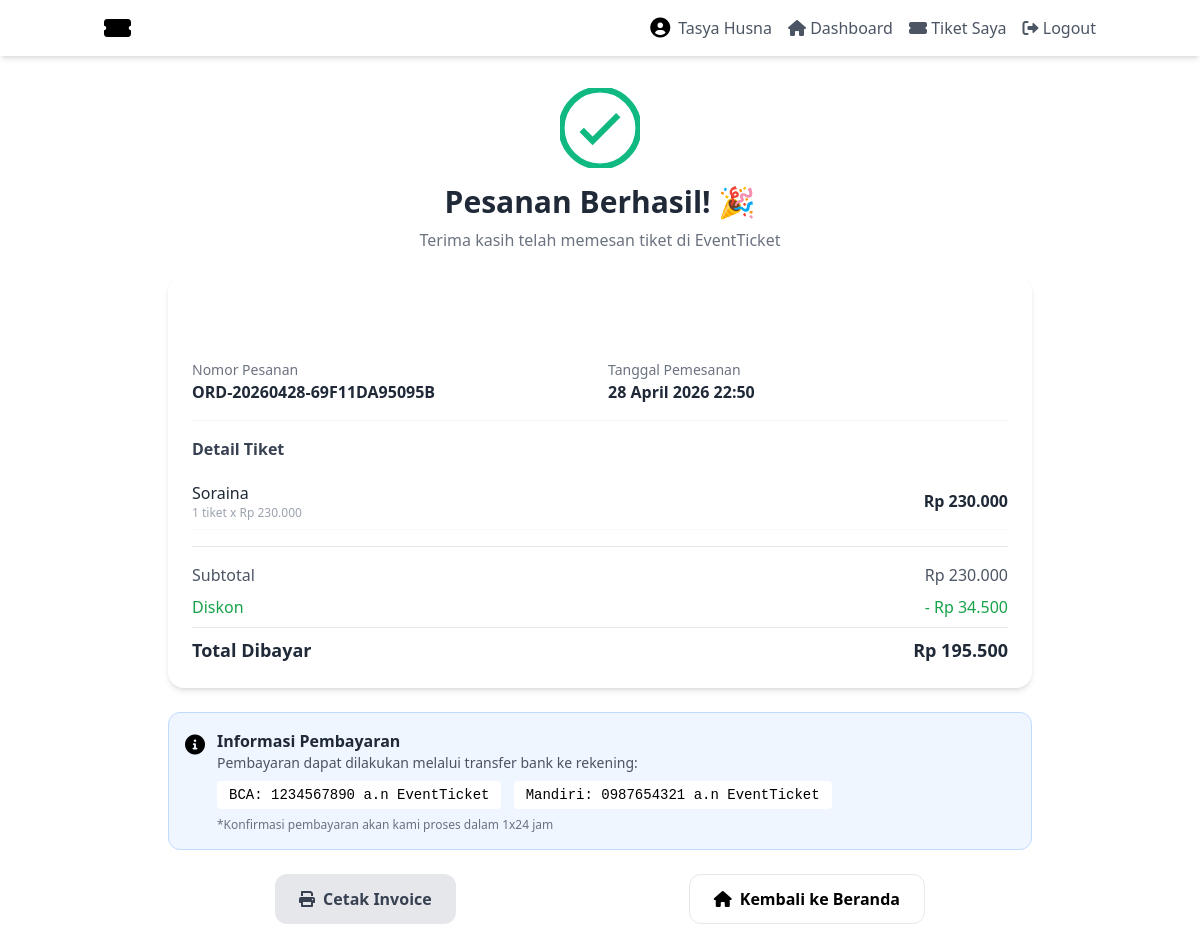
Screenshot of /user/order_success.php (signed in) with the database file from the repository.
### tables this page shows
CREATE TABLE `orders` (
  `id_order` int(11) NOT NULL,
  `no_order` varchar(50) DEFAULT NULL,
  `id_user` int(11) DEFAULT NULL,
  `id_event` int(11) DEFAULT NULL,
  `tanggal_order` datetime DEFAULT NULL,
  `subtotal` int(11) DEFAULT NULL,
  `potongan` int(11) DEFAULT NULL,
  `total` int(11) DEFAULT NULL,
  `status` enum('pending','paid','cancel') DEFAULT NULL,
  `id_voucher` int(11) DEFAULT NULL
);

CREATE TABLE `order_detail` (
  `id_detail` int(11) NOT NULL,
  `id_order` int(11) DEFAULT NULL,
  `id_tiket` int(11) DEFAULT NULL,
  `nama_tiket` varchar(100) DEFAULT NULL,
  `harga` int(11) DEFAULT NULL,
  `qty` int(11) DEFAULT NULL,
  `subtotal` int(11) DEFAULT NULL
);

CREATE TABLE `tiket` (
  `id_tiket` int(11) NOT NULL,
  `id_event` int(11) DEFAULT NULL,
  `nama_tiket` varchar(50) DEFAULT NULL,
  `harga` int(11) DEFAULT NULL,
  `kuota` int(11) DEFAULT NULL
);

### user/order_success.php (the view, shortened to what this page needs)
<?php
include '../config/koneksi.php';
$order_data = $_SESSION['order_data'] ?? null;
$id_user = $_SESSION['id_user'] ?? 1;
if (!$order_data) {
    $query_order = mysqli_query($conn, "
        SELECT o.*,
               COUNT(od.id_detail) as total_tiket
        FROM orders o
        LEFT JOIN order_detail od ON o.id_order = od.id_order
        WHERE o.id_user = $id_user
        ORDER BY o.id_order DESC
        LIMIT 1
    ");
    $order = mysqli_fetch_assoc($query_order);
    if ($order) {
        $query_detail = mysqli_query($conn, "
            SELECT od.*, t.nama_tiket, t.harga
            FROM order_detail od
            JOIN tiket t ON od.id_tiket = t.id_tiket
            WHERE od.id_order = {$order['id_order']}
        ");
        $tiket_details = [];
        while($row = mysqli_fetch_assoc($query_detail)) {
            $tiket_details[] = $row;
        }
        $order_data = [
            'no_order' => $order['no_order'],
            'total' => $order['subtotal'],
            'potongan' => $order['potongan'],
            'total_akhir' => $order['total'],
            'tiket_details' => $tiket_details,
            'tanggal_order' => $order['tanggal_order']
        ];
    }
}
function safe($data) {
    return htmlspecialchars($data ?? '', ENT_QUOTES, 'UTF-8');
}
?>
<!DOCTYPE html>
<html lang="id">
<head>
    <script src="https://cdn.tailwindcss.com"></script>
    <link rel="stylesheet" href="https://cdnjs.cloudflare.com/ajax/libs/font-awesome/6.0.0-beta3/css/all.min.css">
</head>
<body class="bg-gradient-to-br from-soft-blue to-white min-h-screen">
    <nav class="bg-white shadow-md sticky top-0 z-50 no-print">
        <div class="container mx-auto px-4 py-3 flex justify-between items-center">
            <div class="flex items-center space-x-2">
                <i class="fas fa-ticket-alt text-accent-blue text-2xl"></i>
                <span class="font-bold text-xl bg-gradient-to-r from-navy to-accent-blue bg-clip-text text-transparent">EventTicket</span>
            </div>
            <div class="flex items-center space-x-4">
                <div class="flex items-center space-x-2">
                    <i class="fas fa-user-circle text-accent-blue text-xl"></i>
                    <span class="hidden md:inline text-gray-600"><?= safe($_SESSION['nama']) ?></span>
                </div>
                <a href="dashboard.php" class="text-gray-600 hover:text-accent-blue transition">
                    <i class="fas fa-home"></i> Dashboard
                </a>
                <a href="my_tickets.php" class="text-gray-600 hover:text-accent-blue transition">
                    <i class="fas fa-ticket-alt"></i> Tiket Saya
                </a>
                <a href="../auth/logout.php" class="text-gray-600 hover:text-red-500 transition">
                    <i class="fas fa-sign-out-alt"></i> Logout
                </a>
            </div>
        </div>
    </nav>
    <div class="container mx-auto px-4 py-8 max-w-4xl">
        <div class="text-center mb-6">
            <div class="success-checkmark">
                <svg class="checkmark" xmlns="http://www.w3.org/2000/svg" viewBox="0 0 52 52">
                    <circle class="checkmark__circle" cx="26" cy="26" r="25" fill="none" stroke="#10b981" stroke-width="4"/>
                    <path class="checkmark__check" fill="none" stroke="#10b981" stroke-width="4" d="M14.1 27.2l7.1 7.2 16.7-16.8"/>
                </svg>
            </div>
            <h1 class="text-2xl md:text-3xl font-bold text-gray-800 mt-4">Pesanan Berhasil! 🎉</h1>
            <p class="text-gray-500 mt-2">Terima kasih telah memesan tiket di EventTicket</p>
        </div>
        <div class="bg-white rounded-2xl shadow-md overflow-hidden mb-6">
            <div class="bg-gradient-to-r from-navy to-accent-blue px-6 py-4">
                <h2 class="text-white font-semibold text-lg">
                    <i class="fas fa-receipt mr-2"></i> Ringkasan Pesanan
                </h2>
            </div>
            <div class="p-6">
                <div class="grid grid-cols-1 md:grid-cols-2 gap-4 mb-4">
                    <div>
                        <p class="text-gray-500 text-sm">Nomor Pesanan</p>
                        <p class="font-semibold text-gray-800"><?= safe($order_data['no_order'] ?? 'ORD-' . date('Ymd') . '-001') ?></p>
                    </div>
                    <div>
                        <p class="text-gray-500 text-sm">Tanggal Pemesanan</p>
                        <p class="font-semibold text-gray-800"><?= date('d F Y H:i', strtotime($order_data['tanggal_order'] ?? 'now')) ?></p>
                    </div>
                </div>
                <div class="border-t border-gray-100 pt-4 mb-4">
                    <h3 class="font-semibold text-gray-700 mb-3">Detail Tiket</h3>
                    <?php
                    $tiket_details = $order_data['tiket_details'] ?? [];
                    foreach($tiket_details as $detail):
                    ?>
                    <div class="flex justify-between items-center py-2 border-b border-gray-50">
                        <div>
                            <p class="font-medium text-gray-800"><?= safe($detail['nama_tiket']) ?></p>
                            <p class="text-xs text-gray-400"><?= $detail['qty'] ?> tiket x Rp <?= number_format($detail['harga'], 0, ',', '.') ?></p>
                        </div>
                        <p class="font-semibold text-gray-800">Rp <?= number_format($detail['subtotal'], 0, ',', '.') ?></p>
                    </div>
                    <?php endforeach; ?>
                </div>
                <div class="border-t border-gray-200 pt-4 space-y-2">
                    <div class="flex justify-between text-gray-600">
                        <span>Subtotal</span>
                        <span>Rp <?= number_format($order_data['total'] ?? 0, 0, ',', '.') ?></span>
                    </div>
                    <?php if(($order_data['potongan'] ?? 0) > 0): ?>
                    <div class="flex justify-between text-green-600">
                        <span>Diskon</span>
                        <span>- Rp <?= number_format($order_data['potongan'] ?? 0, 0, ',', '.') ?></span>
                    </div>
                    <?php endif; ?>
                    <div class="flex justify-between text-lg font-bold text-gray-800 pt-2 border-t border-gray-200">
                        <span>Total Dibayar</span>
                        <span class="text-accent-blue">Rp <?= number_format($order_data['total_akhir'] ?? 0, 0, ',', '.') ?></span>
                    </div>
                </div>
            </div>
        </div>
        <div class="bg-blue-50 rounded-xl p-4 mb-6 border border-blue-200 no-print">
            <div class="flex items-start gap-3">
                <i class="fas fa-info-circle text-accent-blue text-xl mt-0.5"></i>
                <div>
                    <p class="font-semibold text-gray-800">Informasi Pembayaran</p>
                    <p class="text-sm text-gray-600">Pembayaran dapat dilakukan melalui transfer bank ke rekening:</p>
                    <p class="text-sm font-mono bg-white px-3 py-1 rounded inline-block mt-2">BCA: 1234567890 a.n EventTicket</p>
                    <p class="text-sm font-mono bg-white px-3 py-1 rounded inline-block ml-2 mt-2">Mandiri: 0987654321 a.n EventTicket</p>
                    <p class="text-xs text-gray-500 mt-2">*Konfirmasi pembayaran akan kami proses dalam 1x24 jam</p>
                </div>
            </div>
        </div>
        <div class="flex flex-col sm:flex-row gap-4 justify-center no-print">
            <button onclick="window.print()" class="bg-gray-200 text-gray-700 px-6 py-3 rounded-xl font-semibold hover:bg-gray-300 transition flex items-center justify-center gap-2">
                <i class="fas fa-print"></i> Cetak Invoice
            </button>
            <a href="my_tickets.php" class="bg-accent-blue text-white px-6 py-3 rounded-xl font-semibold hover:bg-accent-hover transition flex items-center justify-center gap-2">
                <i class="fas fa-ticket-alt"></i> Lihat Tiket Saya
            </a>
            <a href="dashboard.php" class="border border-accent-blue text-accent-blue px-6 py-3 rounded-xl font-semibold hover:bg-soft-blue transition flex items-center justify-center gap-2">
                <i class="fas fa-home"></i> Kembali ke Beranda
            </a>
        </div>
    </div>
</body>
</html>

### user/order_success.php (style rules this page uses)
.success-checkmark { width: 80px; height: 80px; margin: 0 auto; animation: bounce 0.5s ease-in-out; }

### rows the page displays
orders: tanggal_order "28 April 2026 22:50", subtotal "230.000", potongan "34.500", total "195.500"
order_detail: id_tiket.nama_tiket "Soraina", qty "1", id_tiket.harga "230.000", subtotal "230.000"

### other values shown
safe($_SESSION['nama']) "Tasya Husna"
